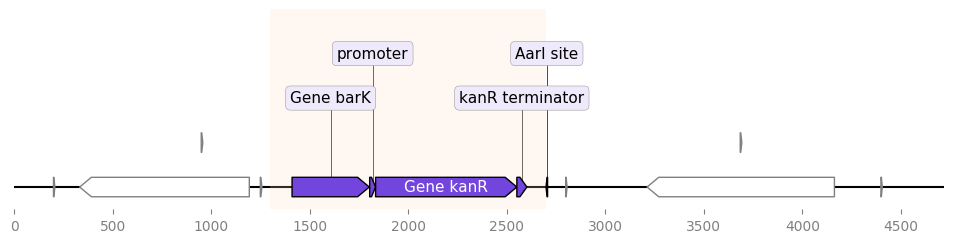

Write the Python code that produced this figure.
from dna_features_viewer import BiopythonTranslator

start, end = 1300, 2700


def feature_properties(f):
    """Fade away all features not overlapping with [start, end]"""
    if f.location.end < start or f.location.start > end:
        return dict(color="white", linecolor="grey", label=None)
    return {}


translator = BiopythonTranslator(features_properties=feature_properties)
graphic_record = translator.translate_record("./example_sequence.gb")
ax, _ = graphic_record.plot(figure_width=12, elevate_outline_annotations=True)
ax.fill_between(
    [start, end], -10, 10, facecolor="peachpuff", alpha=0.2, zorder=-1
)

ax.figure.savefig('locally_highlighted_record.png', bbox_inches='tight')
